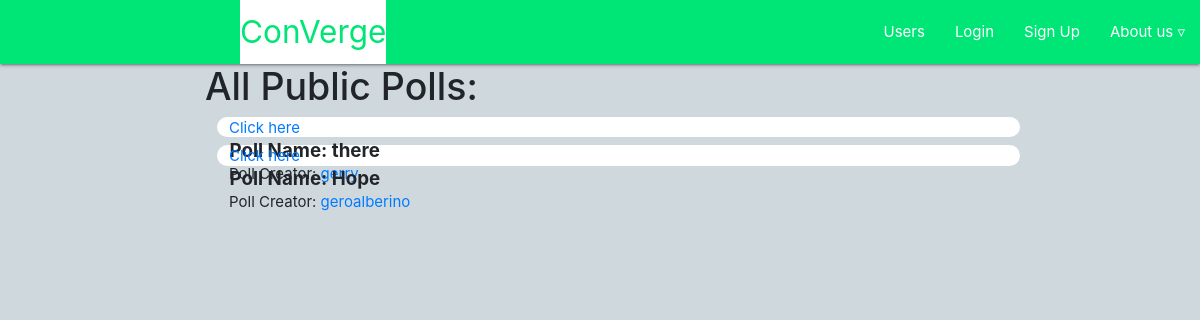
Before: /pollDashboard/ with the older database file.
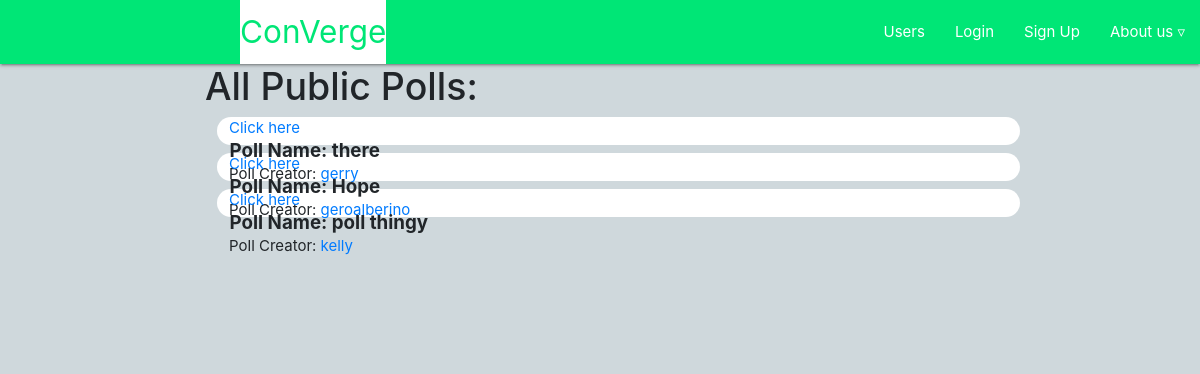
After: the same page with the newer database file.
### users/models.py (models this page shows, shortened)
class Polls(models.Model):
    creator = models.ForeignKey(Profile, on_delete=models.CASCADE)
    title = models.CharField(max_length=120, default='Enter a Title for your Poll')
    questionOne = models.CharField(max_length=120, default='Enter a Question')
    questionTwo = models.CharField(max_length=120, default='Enter a Question')
    questionThree = models.CharField(max_length=120, default='Enter a Question')
    questionFour = models.CharField(max_length=120, default='Enter a Question')
    questionFive = models.CharField(max_length=120, default='Enter a Question')

class Profile(models.Model):
    user = models.OneToOneField(User, on_delete=models.CASCADE) #pics is the directory in the MEDIA directory to be saved
    image = models.ImageField(default='pics/default.png',upload_to='pics/') #needs pillow to be installed
    location = models.CharField(max_length=100, default=" ")
    userDescription = models.CharField('User description', max_length=1000, default='tell us about yourself')
    userInterests = models.CharField('User interests', max_length=250, default='list your interests')

### users/views.py (the view)
# urls.py: path('pollDashboard/',user_views.pollsDashboard,name='pollDashboard'),
def pollsDashboard(request):
    polls = Polls.objects.all() #from db
    return render(request,'users/pollDashboard.html',{'polls':polls})

### users/templates/users/pollDashboard.html (shortened to what this page needs)
{% extends "main/header.html" %}
{% block content%}
<div class="row" id="main1">
  <div class="col-2"></div>
  <div class="col-9">
    <div>
      <h1>All Public Polls: </h1>
      {% for x in polls %}
      <div class="poll_box">
        <a href="/pollPage?polls1={{x.title}}">Click here</a>
        <div>
          <h5><strong>Poll Name: {{x.title}}</strong></h5>
          <p>Poll Creator: <a href="/allUsers?name1={{x.creator.user}}"> {{x.creator.user}} </a></p>
        </div>
      </div>
      {% endfor %}
    </div>
  </div>
</div>
{% endblock%}

Changed rows visible on the page:
added Polls: title "poll thingy", creator.user "kelly"
